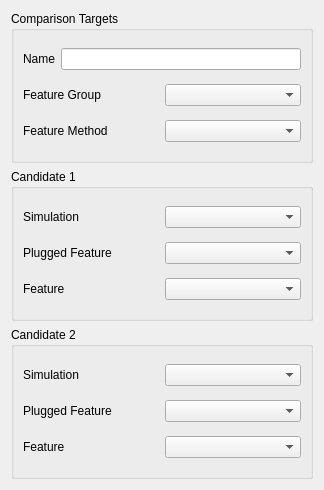
<?xml version="1.0" encoding="UTF-8"?>
<ui version="4.0">
 <class>UserDefinedPhenomenonLabGui::DlgSimulationComparison</class>
 <widget class="QWidget" name="UserDefinedPhenomenonLabGui::DlgSimulationComparison">
  <property name="geometry">
   <rect>
    <x>0</x>
    <y>0</y>
    <width>324</width>
    <height>490</height>
   </rect>
  </property>
  <property name="windowTitle">
   <string>Feature Parameters</string>
  </property>
  <property name="sizeGripEnabled" stdset="0">
   <bool>true</bool>
  </property>
  <layout class="QGridLayout" name="gridLayout">
   <item row="1" column="0">
    <widget class="QGroupBox" name="GroupBox5_3">
     <property name="title">
      <string>Candidate 1</string>
     </property>
     <layout class="QGridLayout" name="_3">
      <property name="leftMargin">
       <number>9</number>
      </property>
      <property name="topMargin">
       <number>9</number>
      </property>
      <property name="rightMargin">
       <number>9</number>
      </property>
      <property name="bottomMargin">
       <number>9</number>
      </property>
      <property name="spacing">
       <number>6</number>
      </property>
      <item row="1" column="0">
       <layout class="QHBoxLayout" name="horizontalLayout" stretch="0,0">
        <item>
         <widget class="QLabel" name="label">
          <property name="text">
           <string>Simulation</string>
          </property>
         </widget>
        </item>
        <item>
         <widget class="QComboBox" name="comboBox_Sim_Candidate1"/>
        </item>
       </layout>
      </item>
      <item row="3" column="0">
       <layout class="QHBoxLayout" name="horizontalLayout_10" stretch="0,0">
        <item>
         <widget class="QLabel" name="label_14">
          <property name="text">
           <string>Feature</string>
          </property>
         </widget>
        </item>
        <item>
         <widget class="QComboBox" name="comboBox_Feature_Candidate1"/>
        </item>
       </layout>
      </item>
      <item row="2" column="0">
       <layout class="QHBoxLayout" name="horizontalLayout_23" stretch="0,0">
        <item>
         <widget class="QLabel" name="label_25">
          <property name="text">
           <string>Plugged Feature</string>
          </property>
         </widget>
        </item>
        <item>
         <widget class="QComboBox" name="comboBox_PlggedFeature_Candidate1"/>
        </item>
       </layout>
      </item>
     </layout>
    </widget>
   </item>
   <item row="2" column="0">
    <widget class="QGroupBox" name="GroupBox5_4">
     <property name="title">
      <string>Candidate 2</string>
     </property>
     <layout class="QGridLayout" name="_4">
      <property name="leftMargin">
       <number>9</number>
      </property>
      <property name="topMargin">
       <number>9</number>
      </property>
      <property name="rightMargin">
       <number>9</number>
      </property>
      <property name="bottomMargin">
       <number>9</number>
      </property>
      <property name="spacing">
       <number>6</number>
      </property>
      <item row="1" column="0">
       <layout class="QHBoxLayout" name="horizontalLayout_2" stretch="0,0">
        <item>
         <widget class="QLabel" name="label_2">
          <property name="text">
           <string>Simulation</string>
          </property>
         </widget>
        </item>
        <item>
         <widget class="QComboBox" name="comboBox_Sim_Candidate2"/>
        </item>
       </layout>
      </item>
      <item row="3" column="0">
       <layout class="QHBoxLayout" name="horizontalLayout_13" stretch="0,0">
        <item>
         <widget class="QLabel" name="label_15">
          <property name="text">
           <string>Feature</string>
          </property>
         </widget>
        </item>
        <item>
         <widget class="QComboBox" name="comboBox_Feature_Candidate2"/>
        </item>
       </layout>
      </item>
      <item row="2" column="0">
       <layout class="QHBoxLayout" name="horizontalLayout_28" stretch="0,0">
        <item>
         <widget class="QLabel" name="label_30">
          <property name="text">
           <string>Plugged Feature</string>
          </property>
         </widget>
        </item>
        <item>
         <widget class="QComboBox" name="comboBox_PlggedFeature_Candidate2"/>
        </item>
       </layout>
      </item>
     </layout>
    </widget>
   </item>
   <item row="0" column="0">
    <widget class="QGroupBox" name="GroupBox5_6">
     <property name="title">
      <string>Comparison Targets</string>
     </property>
     <layout class="QGridLayout" name="_11">
      <property name="leftMargin">
       <number>9</number>
      </property>
      <property name="topMargin">
       <number>9</number>
      </property>
      <property name="rightMargin">
       <number>9</number>
      </property>
      <property name="bottomMargin">
       <number>9</number>
      </property>
      <property name="spacing">
       <number>6</number>
      </property>
      <item row="1" column="0">
       <layout class="QHBoxLayout" name="horizontalLayout_4" stretch="0,0">
        <item>
         <widget class="QLabel" name="label_4">
          <property name="text">
           <string>Feature Group</string>
          </property>
         </widget>
        </item>
        <item>
         <widget class="QComboBox" name="comboBox_FeatureGroup"/>
        </item>
       </layout>
      </item>
      <item row="2" column="0">
       <layout class="QHBoxLayout" name="horizontalLayout_30" stretch="0,0">
        <item>
         <widget class="QLabel" name="label_32">
          <property name="text">
           <string>Feature Method</string>
          </property>
         </widget>
        </item>
        <item>
         <widget class="QComboBox" name="comboBox_Method"/>
        </item>
       </layout>
      </item>
      <item row="0" column="0">
       <layout class="QHBoxLayout" name="horizontalLayout_8" stretch="0,0">
        <item>
         <widget class="QLabel" name="label_8">
          <property name="text">
           <string>Name</string>
          </property>
         </widget>
        </item>
        <item>
         <widget class="QLineEdit" name="lineEdit_Name"/>
        </item>
       </layout>
      </item>
     </layout>
    </widget>
   </item>
  </layout>
 </widget>
 <resources/>
 <connections/>
</ui>
